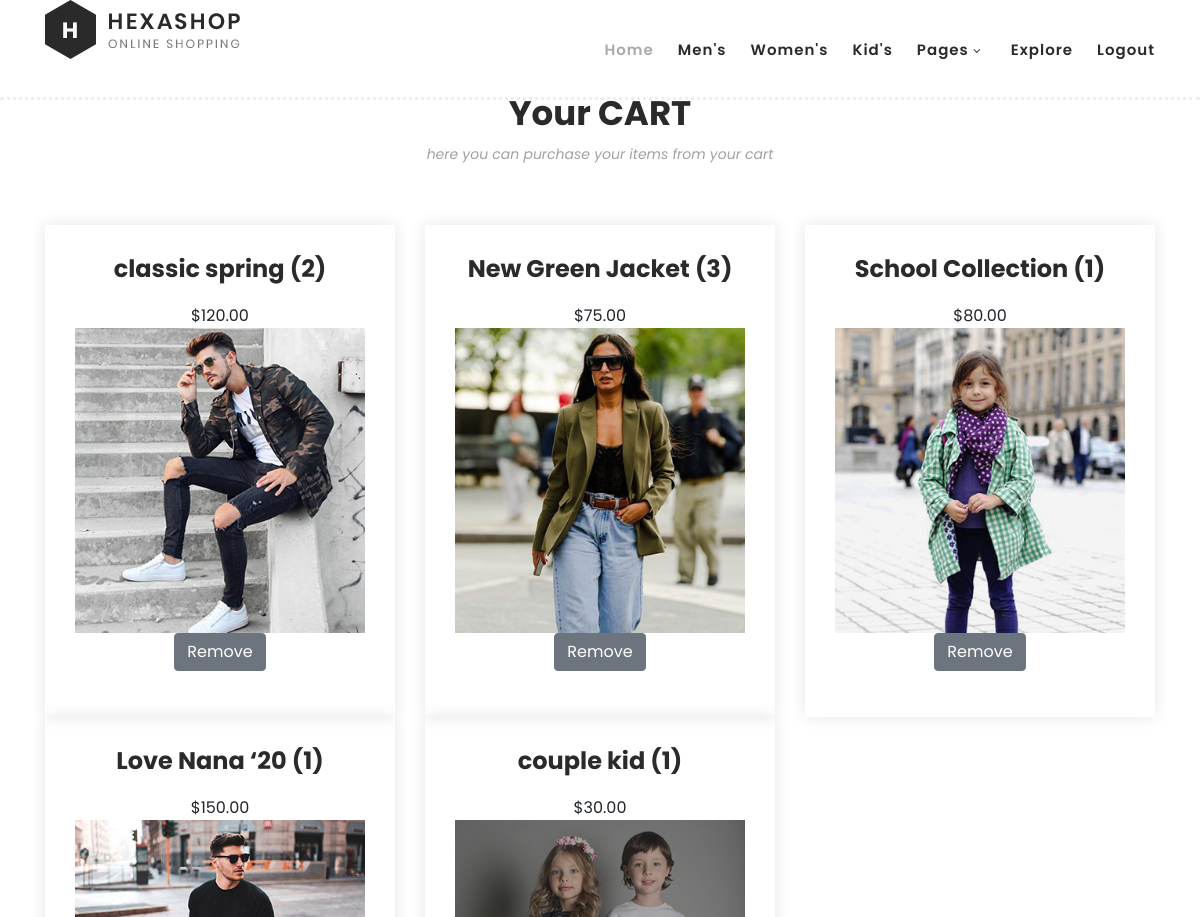
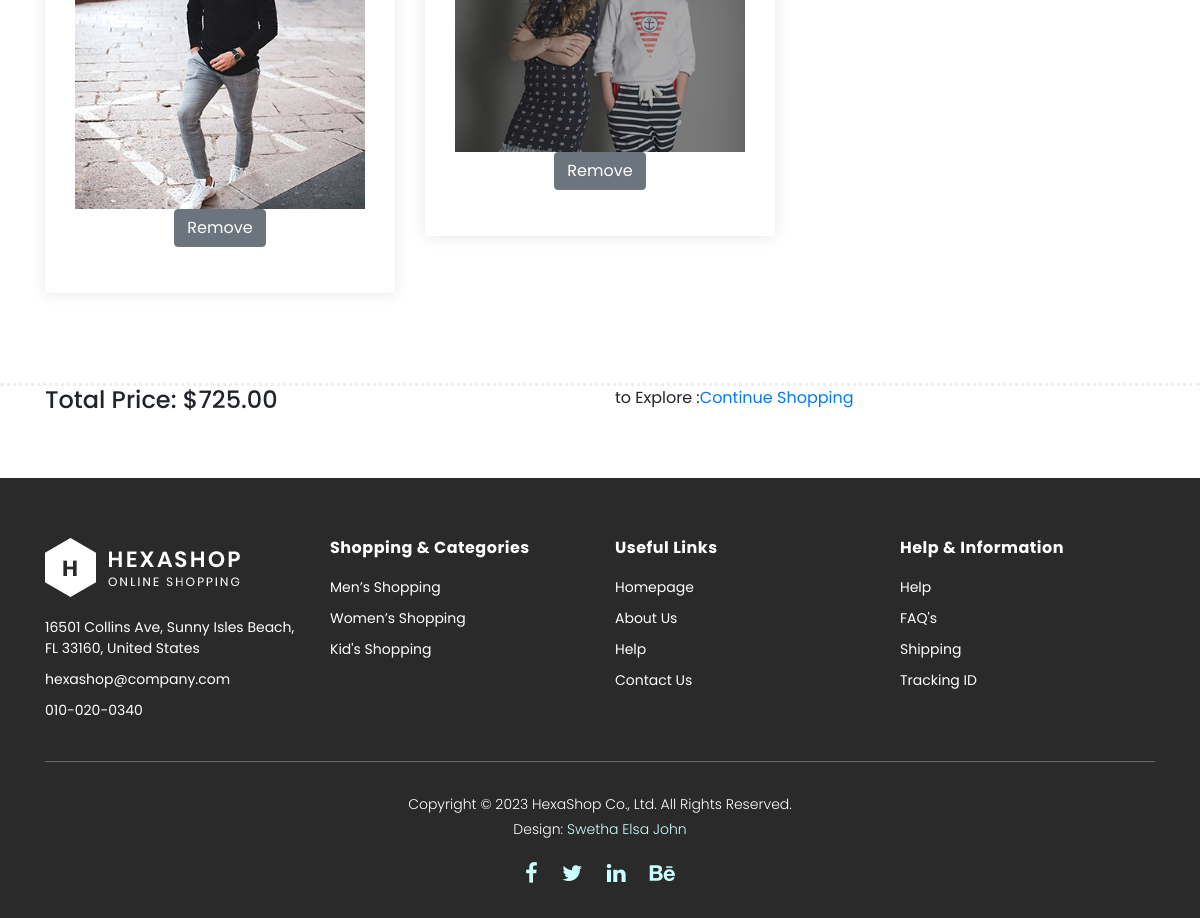
The app's page /cart/ (signed in) with its own data (2 pictures, top to bottom).
### store/models.py (models this page shows, shortened)
class CartItem(models.Model):
	product = models.ForeignKey(Product, on_delete=models.CASCADE)
	quantity = models.PositiveIntegerField(default=0)
	user = models.ForeignKey(User, on_delete=models.CASCADE)
	date_added = models.DateTimeField(auto_now_add=True)

class Product(models.Model):
	name = models.CharField(max_length=100)
	catogory = models.ForeignKey(Category, on_delete=models.CASCADE)
	description = models.TextField(null=True)
	price = models.DecimalField(max_digits=10, decimal_places=2)
	image = models.ImageField(upload_to='products/')

### store/views.py (the view)
# urls.py: path('cart/', views.view_cart, name='view_cart'),
def view_cart(request):
	cart_items = CartItem.objects.filter(user=request.user)
	total_price = sum(item.product.price * item.quantity for item in cart_items)
	return render(request, 'cart.html', {'cart_items': cart_items, 'total_price': total_price})

### templates/cart.html (shortened to what this page needs)
{% load static %}
<html lang="en">
<head>
    <link rel="stylesheet" type="text/css" href="{% static '/assets/css/bootstrap.min.css' %}">
    <link rel="stylesheet" type="text/css" href="{% static '/assets/css/font-awesome.css' %}">
    <link rel="stylesheet" href="{% static '/assets/css/templatemo-hexashop.css' %}">
    <link rel="stylesheet" href="{% static '/assets/css/owl-carousel.css' %}">
    <link rel="stylesheet" href="{% static '/assets/css/lightbox.css' %}">
</head>
<body>
	<header class="header-area header-sticky">
        <div class="container">
            <div class="row">
                <div class="col-12">
                    <nav class="main-nav">
                        <a href="index.html" class="logo">
                            <img src="{% static '/assets/images/logo.png' %}">
                        </a>
                        <ul class="nav">
                            <li class="scroll-to-section"><a href="#top" class="active">Home</a></li>
                            <li class="scroll-to-section"><a href="#men">Men's</a></li>
                            <li class="scroll-to-section"><a href="#women">Women's</a></li>
                            <li class="scroll-to-section"><a href="#kids">Kid's</a></li>
                            <li class="submenu">
                                <a href="javascript:;">Pages</a>
                            </li>
                            <li class="scroll-to-section"><a href="#explore">Explore</a></li>
                            {% if user.is_authenticated %}
                            <li class="scroll-to-section"><a href="{% url 'store:logout' %}">Logout</a></li>
                            {% else %}
                            <li class="scroll-to-section"><a href="{% url 'store:signup' %}">Sign Up</a></li>
                            <li class="scroll-to-section"><a href="{% url 'store:login' %}">Login</a></li>
                            {% endif %}
                        </ul>
                    </nav>
                </div>
            </div>
        </div>
    </header>
	<section class="our-services">
        <div class="container">
            <div class="row">
                <div class="col-lg-12">
                    <div class="section-heading">
                        <h2>Your CART</h2>
                        <span>here you can purchase your items from your cart</span>
                    </div>
                </div>
				{% for item in cart_items %}
                <div class="col-lg-4">
                    <div class="service-item">
                        <h4>{{ item.product.name }} ({{ item.quantity }})</h4>
                        <span>${{ item.product.price }}</span>
						<img src="{{ item.product.image.url }}" alt="">
                        <form action="{% url 'store:remove_from_cart' item_id=item.id %}" method="post">
                            <button type="submit" class="btn btn-secondary">Remove</button>
                        </form>
                    </div>
                </div>
				{% empty %}
					<p>Your cart is empty.</p>
                {% endfor %}
            </div>
        </div>
    </section>
	<div class="container">
		<div class="row">
			<div class="col">
				<h4>Total Price: ${{ total_price }}</h4>
			</div>
			<div class="col">
				<label for="">to Explore :</label><a href="{% url 'store:product_list' %}">Continue Shopping</a>
			</div>
		</div>
	</div>
	<footer>
        <div class="container">
            <div class="row">
                <div class="col-lg-3">
                    <div class="first-item">
                        <div class="logo">
                            <img src="{% static '/assets/images/white-logo.png' %}" alt="hexashop ecommerce templatemo">
                        </div>
                        <ul>
                            <li><a href="#">16501 Collins Ave, Sunny Isles Beach, FL 33160, United States</a></li>
                            <li><a href="#">hexashop@company.com</a></li>
                            <li><a href="#">010-020-0340</a></li>
                        </ul>
                    </div>
                </div>
                <div class="col-lg-3">
                    <h4>Shopping &amp; Categories</h4>
                    <ul>
                        <li><a href="#">Men’s Shopping</a></li>
                        <li><a href="#">Women’s Shopping</a></li>
                        <li><a href="#">Kid's Shopping</a></li>
                    </ul>
                </div>
                <div class="col-lg-3">
                    <h4>Useful Links</h4>
                    <ul>
                        <li><a href="#">Homepage</a></li>
                        <li><a href="#">About Us</a></li>
                        <li><a href="#">Help</a></li>
                        <li><a href="#">Contact Us</a></li>
                    </ul>
                </div>
                <div class="col-lg-3">
                    <h4>Help &amp; Information</h4>
                    <ul>
                        <li><a href="#">Help</a></li>
                        <li><a href="#">FAQ's</a></li>
                        <li><a href="#">Shipping</a></li>
                        <li><a href="#">Tracking ID</a></li>
                    </ul>
                </div>
                <div class="col-lg-12">
                    <div class="under-footer">
                        <p>Copyright © 2023 HexaShop Co., Ltd. All Rights Reserved.
                        <br>Design: <a href="https://templatemo.com" target="_parent" title="free css templates">Swetha Elsa John</a></p>
                        <ul>
                            <li><a href="#"><i class="fa fa-facebook"></i></a></li>
                            <li><a href="#"><i class="fa fa-twitter"></i></a></li>
                            <li><a href="#"><i class="fa fa-linkedin"></i></a></li>
                            <li><a href="#"><i class="fa fa-behance"></i></a></li>
                        </ul>
                    </div>
                </div>
            </div>
        </div>
    </footer>
</body>
</html>

### records on screen
CartItem: product.name "classic spring", quantity "2", product.price "120.00", product.image (picture)
CartItem: product.name "New Green Jacket", quantity "3", product.price "75.00", product.image (picture)
CartItem: product.name "School Collection", quantity "1", product.price "80.00", product.image (picture)
CartItem: product.name "Love Nana ‘20", quantity "1", product.price "150.00", product.image (picture)
CartItem: product.name "couple kid", quantity "1", product.price "30.00", product.image (picture)

### other values on screen
{{ total_price }} "725.00"
